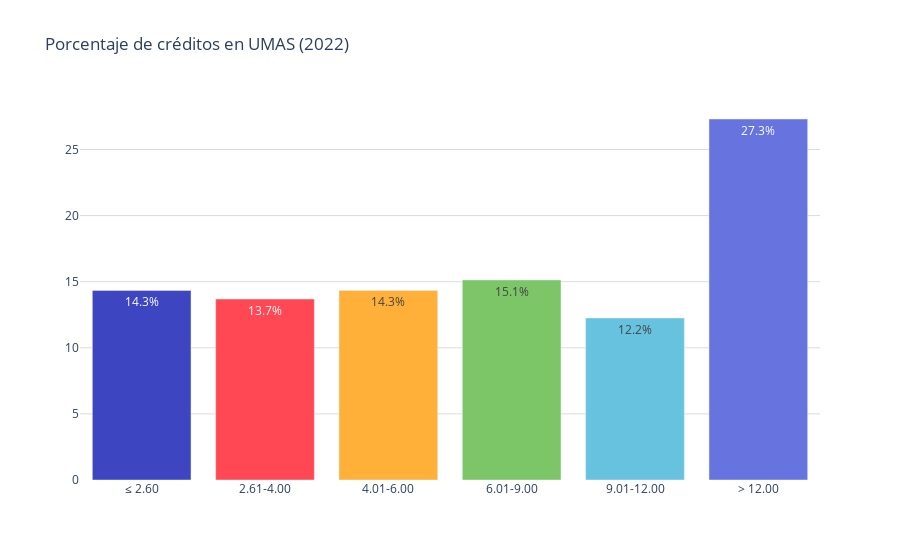

Notebook cell for this chart:
### Code cell
labels = conteo_ingresos['rango_ingresos']
values = conteo_ingresos['porcentajes']
colores = ['#3d45c0','#ff4853','#ffb038','#7cc668','#67c2df','#6773df']

fig = go.Figure()
fig.add_trace(go.Bar(
        x=labels, 
        y=values, 
        marker_color=colores,
        text=values,  # Texto que se mostrará en las barras (porcentaje)
        textposition='inside',  # Posición del texto (puede ser 'inside' o 'outside')
        texttemplate='%{text:.1f}%', 
    )
)    
fig.update_layout(
    #barmode='stack', 
    title='Porcentaje de créditos en UMAS (2022)',
    #title_font_size = 22,
    yaxis=dict(
        #title='M', # Título del eje y
        gridcolor='#dddcda', # Color de las líneas que dividen los rangos del eje Y         
    ),  
    plot_bgcolor='rgba(0,0,0,0)',  # Color de fondo del gráfico
    legend=dict(
        yanchor="top",
        y=0.99,
    )
)
# Exportar gráfica como archivo HTML
def guardar_grafico_como_html(fig, nombre_archivo, carpeta='graficas'):
    # Crear la carpeta si no existe
    if not os.path.exists(carpeta):
        os.makedirs(carpeta)
    
    # Gráfica como archivo HTML en la carpeta especificada
    pio.write_html(fig, f'{carpeta}/{nombre_archivo}.html')

guardar_grafico_como_html(fig, 'g_bar_creditosporumas_2022_pachuca', carpeta='graficas')

fig.show()

### Figure 1 — Plotly figure (JSON) as saved in the notebook; plotly's stock layout.template omitted (floating-point values rounded to 4 significant figures)
{"data": [{"marker": {"color": ["#3d45c0", "#ff4853", "#ffb038", "#7cc668", "#67c2df", "#6773df"]}, "text": [14.34, 13.69, 14.34, 15.13, 12.25, 27.31], "textposition": "inside", "texttemplate": "%{text:.1f}%", "type": "bar", "x": ["≤ 2.60", "2.61-4.00", "4.01-6.00", "6.01-9.00", "9.01-12.00", "> 12.00"], "y": [14.34, 13.69, 14.34, 15.13, 12.25, 27.31]}], "layout": {"legend": {"y": 0.99, "yanchor": "top"}, "plot_bgcolor": "rgba(0,0,0,0)", "title": {"text": "Porcentaje de créditos en UMAS (2022)"}, "yaxis": {"gridcolor": "#dddcda"}}}
